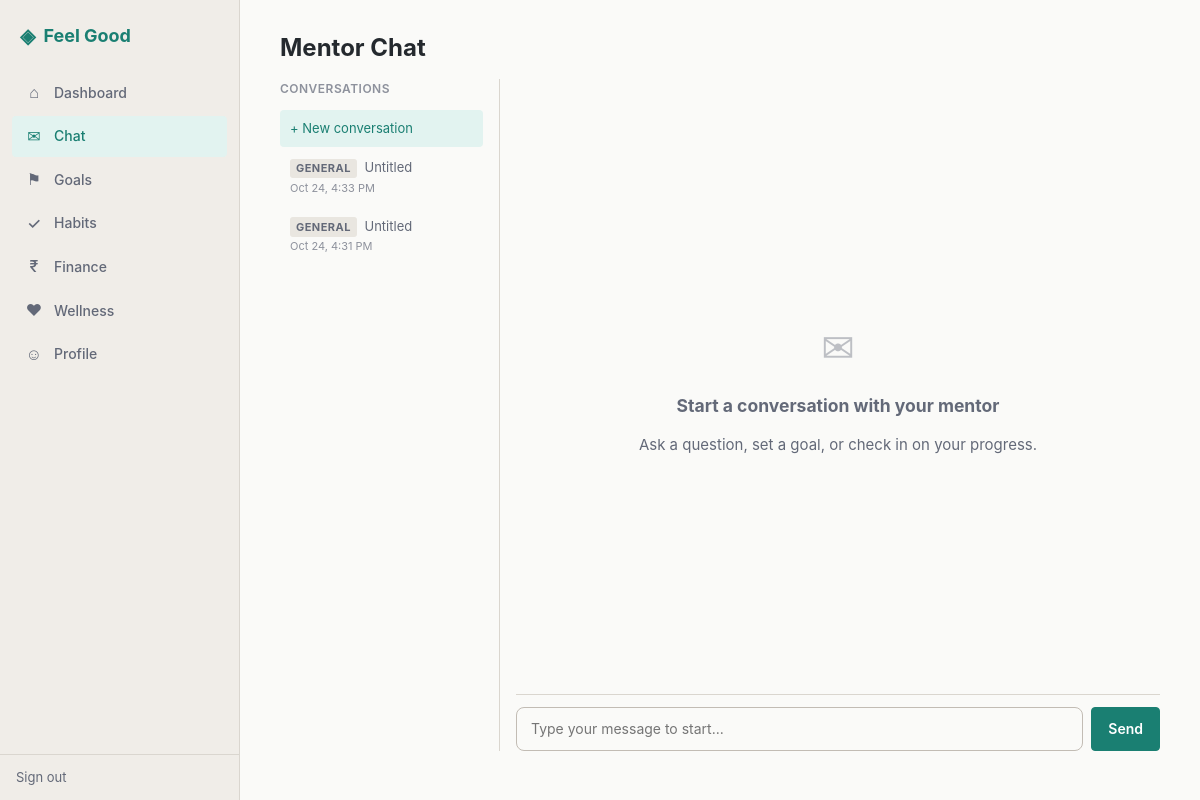
The app's page /chat/ (signed in) with its own data.
### mentor/models.py (models this page shows, shortened)
class Conversation(models.Model):
    class Purpose(models.TextChoices):
        ONBOARDING = 'onboarding', 'Onboarding'
        CHECK_IN = 'check_in', 'Check-in'
        PLANNING = 'planning', 'Planning'
        GENERAL = 'general', 'General'
    user = models.ForeignKey(
        settings.AUTH_USER_MODEL, on_delete=models.CASCADE, related_name='conversations'
    )
    purpose = models.CharField(max_length=20, choices=Purpose.choices, default=Purpose.GENERAL)
    summary = models.TextField(blank=True)
    started_at = models.DateTimeField(auto_now_add=True)
    last_message_at = models.DateTimeField(auto_now=True)
    is_active = models.BooleanField(default=True)
    class Meta:
        db_table = 'conversations'
        ordering = ['-last_message_at']

### mentor/views.py (the view)
# urls.py: path('chat/', chat_view, name='chat'),
@login_required
def chat_view(request, conversation_id=None):
    conversations = Conversation.objects.filter(user=request.user).order_by('-last_message_at')
    messages = []
    current_conversation = None
    if conversation_id:
        current_conversation = get_object_or_404(
            Conversation, id=conversation_id, user=request.user
        )
        messages = current_conversation.messages.all()
    return render(request, 'mentor/chat.html', {
        'conversations': conversations,
        'current_conversation': current_conversation,
        'messages': messages,
    })

### templates/mentor/chat.html (shortened to what this page needs)
{% extends 'base.html' %}
{% block content %}
<div class="page-header mb-2">
  <h1>Mentor Chat</h1>
</div>
<div class="chat-layout">
  <div class="chat-sidebar">
    <h3>Conversations</h3>
    <a href="{% url 'chat' %}" class="conv-item {% if not conversation %}active{% endif %}">
      + New conversation
    </a>
    {% for conv in conversations %}
      <a href="{% url 'chat_conversation' conv.id %}"
         class="conv-item {% if conversation and conversation.id == conv.id %}active{% endif %}">
        <span class="badge badge-muted" style="margin-right:0.25rem;">{{ conv.get_purpose_display }}</span>
        {{ conv.summary|default:"Untitled"|truncatechars:30 }}
        <span class="conv-date">{{ conv.last_message_at|date:"M j, g:i A" }}</span>
      </a>
    {% empty %}
      <p class="text-sm text-muted" style="padding:0.5rem 0.625rem;">No conversations yet.</p>
    {% endfor %}
  </div>
  <div class="chat-area">
    {% if conversation %}
      <div class="chat-messages" id="chat-messages">
        {% for msg in messages %}
          <div class="msg {% if msg.role == 'user' %}msg-user{% else %}msg-assistant{% endif %}">
            {{ msg.content }}
            <div class="msg-time">{{ msg.created_at|date:"g:i A" }}</div>
          </div>
        {% empty %}
          <div class="msg msg-assistant">
            Hello! I'm your Feel Good mentor. What would you like to work on today?
          </div>
        {% endfor %}
      </div>
      <form class="chat-input" id="chat-form">
        <input type="text" id="chat-input" placeholder="Type your message..."
               autocomplete="off" required>
        <button type="submit" class="btn btn-primary">Send</button>
      </form>
    {% else %}
      <div class="chat-empty">
        <div class="icon">&#9993;</div>
        <h3>Start a conversation with your mentor</h3>
        <p class="text-muted">Ask a question, set a goal, or check in on your progress.</p>
      </div>
      <form class="chat-input" id="chat-form">
        <input type="text" id="chat-input" placeholder="Type your message to start..."
               autocomplete="off" required>
        <button type="submit" class="btn btn-primary">Send</button>
      </form>
    {% endif %}
  </div>
</div>
{% endblock %}

### static/css/main.css (style rules this page uses)
:root { --bg: #FAFAF8; --bg-raised: #F0EDE8; --bg-code: #E9E6E0; --text: #24292E; --text-muted: #636978; --text-dim: #8D919C; --accent: #1A7F72; --accent-hover: #15695E; --accent-soft: #E2F3F0; --secondary: #B07414; --secondary-soft: #FAF0DC; --tertiary: #7B5EA7; --tertiary-soft: #F0EAF8; --danger: #C44536; --danger-soft: #FCE8E5; --success: #2D8A4E; --success-soft: #E6F5EC; --border: #DAD6CF; --border-strong: #C2BCB4; --shadow: rgba(0, 0, 0, 0.06); --radius: 8px; --radius-sm: 4px; --sidebar-w: 240px; --font: -apple-system, BlinkMacSystemFont, 'Segoe UI', Roboto, 'Helvetica Neue', Arial, sans-serif; --font-mono: 'SFMono-Regular', Consolas, 'Liberation Mono', Menlo, monospace; color-scheme: light; }
*, *::before, *::after { box-sizing: border-box; }
body, h1, h2, h3, h4, h5, h6, p, ul, ol, figure { margin: 0; }
button, input, select, textarea { font: inherit; color: inherit; }
a { color: var(--accent); text-decoration: none; }
body { font-family: var(--font); font-size: 0.9375rem; line-height: 1.6; color: var(--text); background: var(--bg); min-height: 100vh; }
.page-header { margin-bottom: 1.5rem; }
.page-header h1 { font-size: 1.5rem; font-weight: 700; line-height: 1.3; }
.btn { display: inline-flex; align-items: center; gap: 0.4rem; padding: 0.5rem 1rem; border-radius: var(--radius-sm); font-size: 0.875rem; font-weight: 600; cursor: pointer; border: 1px solid transparent; transition: background 0.15s, border-color 0.15s; text-decoration: none; line-height: 1.4; }
.btn-primary { background: var(--accent); color: #fff; border-color: var(--accent); }
.badge { display: inline-block; padding: 0.15em 0.55em; border-radius: 3px; font-size: 0.6875rem; font-weight: 700; text-transform: uppercase; letter-spacing: 0.04em; line-height: 1.5; }
.badge-muted { background: var(--bg-code); color: var(--text-muted); }
.chat-layout { display: grid; grid-template-columns: 220px 1fr; gap: 1rem; min-height: calc(100vh - 8rem); }
.chat-sidebar { border-right: 1px solid var(--border); padding-right: 1rem; overflow-y: auto; }
.chat-sidebar h3 { font-size: 0.75rem; font-weight: 600; text-transform: uppercase; letter-spacing: 0.04em; color: var(--text-dim); margin-bottom: 0.75rem; }
.conv-item { display: block; padding: 0.5rem 0.625rem; border-radius: var(--radius-sm); font-size: 0.8125rem; color: var(--text-muted); text-decoration: none; margin-bottom: 2px; }
.conv-item.active { background: var(--accent-soft); color: var(--accent); }
.conv-item .conv-date { font-size: 0.6875rem; color: var(--text-dim); display: block; margin-top: 0.1rem; }
.chat-area { display: flex; flex-direction: column; }
.chat-input { display: flex; gap: 0.5rem; padding-top: 0.75rem; border-top: 1px solid var(--border); margin-top: auto; }
.chat-input input { flex: 1; padding: 0.625rem 0.875rem; border: 1px solid var(--border-strong); border-radius: var(--radius); background: var(--bg); font-size: 0.875rem; }
.chat-empty { flex: 1; display: flex; flex-direction: column; align-items: center; justify-content: center; text-align: center; color: var(--text-muted); gap: 0.75rem; }
.chat-empty .icon { font-size: 2.5rem; opacity: 0.4; }
.text-muted { color: var(--text-muted); }
.mb-2 { margin-bottom: 1rem; }

### records on screen
Conversation: purpose "GENERAL", summary "Untitled", last_message_at "Oct 24, 4:33 PM"
Conversation: purpose "GENERAL", summary "Untitled", last_message_at "Oct 24, 4:31 PM"
